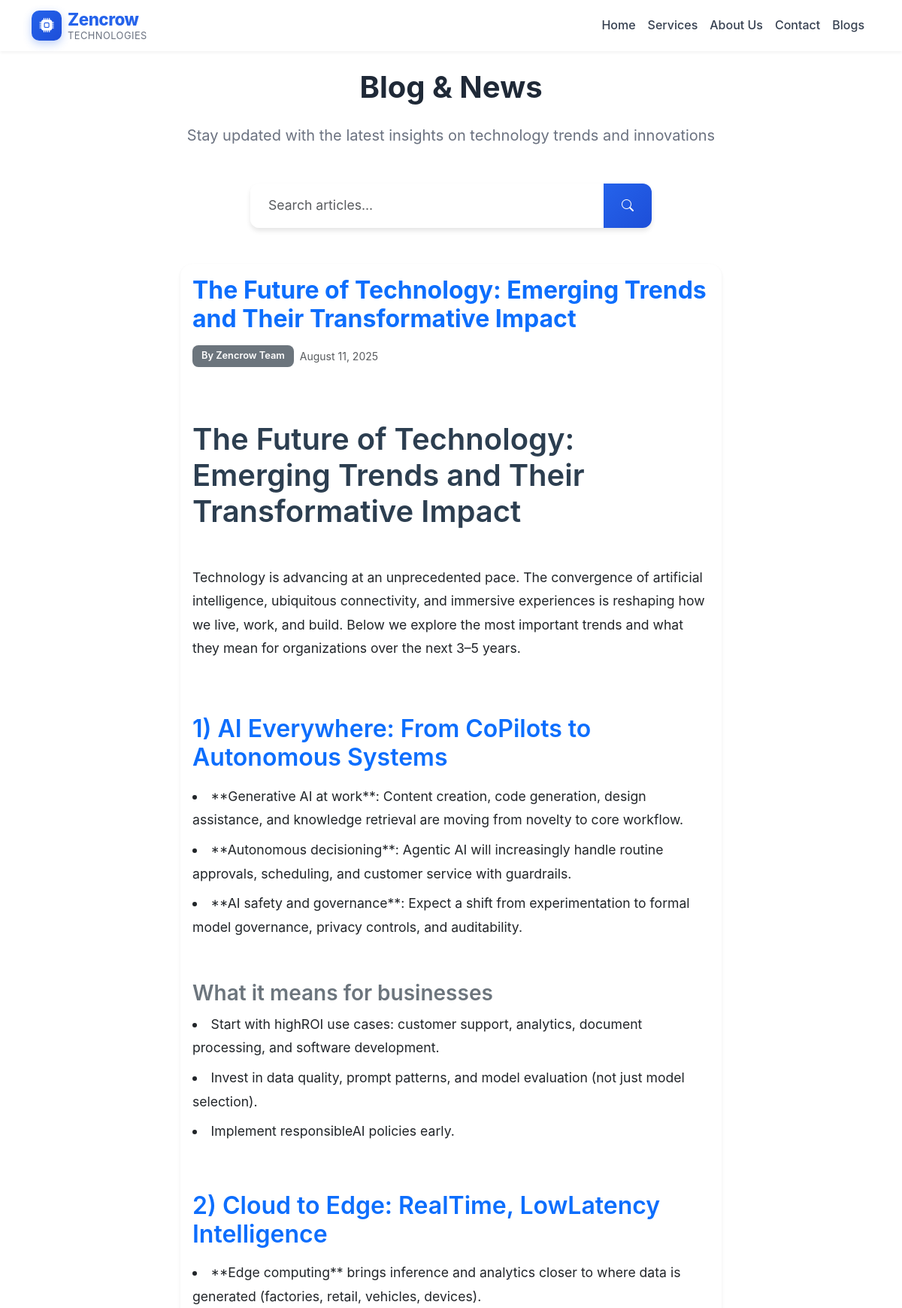
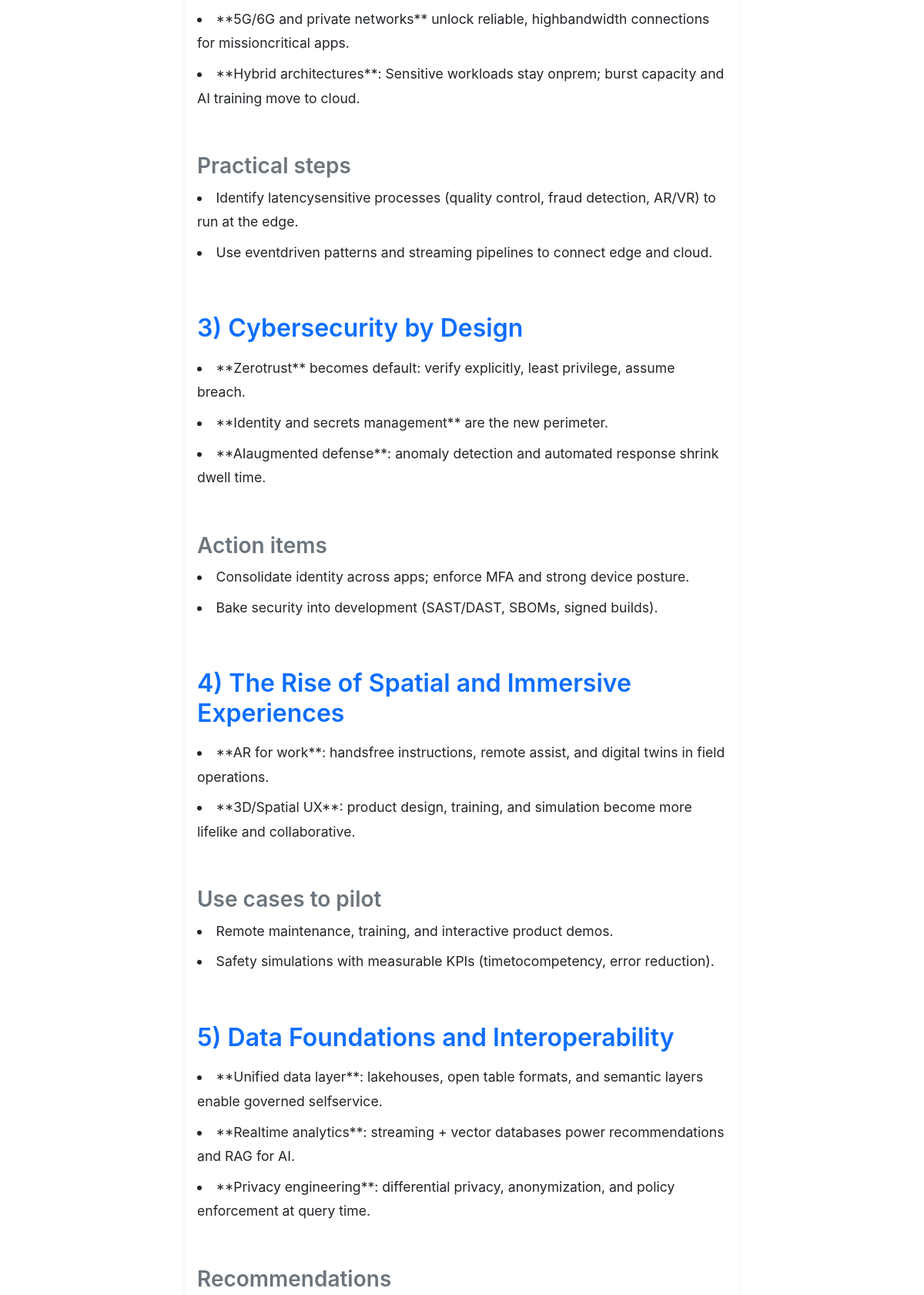
Screenshot of /blog/ (upper part) with the database file from the repository (2 pictures, top to bottom).
### app/models.py (models this page shows, shortened)
class Post(db.Model):
    id = db.Column(db.Integer, primary_key=True)
    title = db.Column(db.String(200))
    content = db.Column(db.Text)
    author = db.Column(db.String(100))
    date_posted = db.Column(db.DateTime, default=datetime.utcnow)

### app/routes/blog.py (the view)
@bp.route('/')
def index():
    search_query = request.args.get('search', '').strip()
    if search_query:
        posts = Post.query.filter(
            (Post.title.ilike(f'%{search_query}%')) |
            (Post.content.ilike(f'%{search_query}%'))
        ).order_by(Post.date_posted.desc()).all()
    else:
        posts = Post.query.order_by(Post.date_posted.desc()).all()
    return render_template('blog/index.html', posts=posts, search_query=search_query)

### app/templates/blog/index.html (shortened to what this page needs)
{% extends "base.html" %}
{% block content %}
<div class="container">
    <div class="row">
        <div class="col-12">
            <h1 class="mb-4 text-center">Blog & News</h1>
            <p class="lead text-center mb-5">Stay updated with the latest insights on technology trends and innovations</p>
            <div class="row justify-content-center mb-5">
                <div class="col-lg-6">
                    <form method="GET" action="{{ url_for('blog.index') }}" class="search-form">
                        <div class="input-group">
                            <input type="text"
                                   class="form-control form-control-lg"
                                   name="search"
                                   placeholder="Search articles..."
                                   value="{{ search_query or '' }}">
                            <button class="btn btn-primary" type="submit">
                                <i class="bi bi-search"></i>
                            </button>
                        </div>
                    </form>
                </div>
            </div>
        </div>
    </div>
    {% if posts %}
        <div class="row g-4">
            {% for post in posts %}
            <div class="col-lg-8 mx-auto">
                <div class="card shadow-sm h-100">
                    <div class="card-body">
                        <h2 class="card-title text-primary mb-3">{{ post.title }}</h2>
                        <div class="d-flex align-items-center mb-3">
                            <span class="badge bg-secondary me-2">By {{ post.author }}</span>
                            <small class="text-muted">{{ post.date_posted.strftime('%B %d, %Y') }}</small>
                        </div>
                        <div class="blog-content">
                            {% set content_lines = post.content.split('\n') %}
                            {% for line in content_lines %}
                                {% if line.startswith('# ') %}
                                    <h1 class="mt-4 mb-3">{{ line[2:] }}</h1>
                                {% elif line.startswith('## ') %}
                                    <h2 class="mt-4 mb-3 text-primary">{{ line[3:] }}</h2>
                                {% elif line.startswith('### ') %}
                                    <h3 class="mt-3 mb-2 text-secondary">{{ line[4:] }}</h3>
                                {% elif line.startswith('- **') and line.endswith('**') %}
                                    <li class="mb-2"><strong>{{ line[4:-2] }}</strong></li>
                                {% elif line.startswith('- ') %}
                                    <li class="mb-2">{{ line[2:] }}</li>
                                {% elif line.startswith('1. **') and line.endswith('**') %}
                                    <li class="mb-2"><strong>{{ line[3:-2] }}</strong></li>
                                {% elif line.startswith('1. ') %}
                                    <li class="mb-2">{{ line[3:] }}</li>
                                {% elif line.startswith('---') %}
                                    <hr class="my-4">
                                {% elif line.strip() == '' %}
                                    <br>
                                {% elif line.startswith('*') and line.endswith('*') %}
                                    <p class="text-muted fst-italic">{{ line[1:-1] }}</p>
                                {% else %}
                                    <p class="mb-3">{{ line }}</p>
                                {% endif %}
                            {% endfor %}
                        </div>
                    </div>
                </div>
            </div>
            {% endfor %}
        </div>
    {% endif %}
</div>
{% endblock %}

### app/templates/base.html (shortened to what this page needs)
<!DOCTYPE html>
<html lang="en">
<head>
    <link href="https://cdn.jsdelivr.net/npm/bootstrap@5.3.0/dist/css/bootstrap.min.css" rel="stylesheet">
    <link href="https://cdn.jsdelivr.net/npm/bootstrap-icons@1.10.0/font/bootstrap-icons.css" rel="stylesheet">
    <link rel="stylesheet" href="{{ url_for('static', filename='css/style.css') }}">
</head>
<body>
    <nav class="navbar navbar-expand-lg navbar-light bg-light">
        <div class="container">
            <a class="navbar-brand d-flex align-items-center" href="{{ url_for('main.index') }}">
                <div class="logo-icon me-2">
                    <i class="bi bi-cpu-fill"></i>
                </div>
                <div class="logo-text">
                    <span class="logo-primary">Zencrow</span>
                    <span class="logo-secondary">Technologies</span>
                </div>
            </a>
            <div class="collapse navbar-collapse" id="navbarNav">
                <ul class="navbar-nav ms-auto">
                    <li class="nav-item">
                        <a class="nav-link" href="{{ url_for('main.index') }}">Home</a>
                    </li>
                    <li class="nav-item">
                        <a class="nav-link" href="{{ url_for('services.index') }}">Services</a>
                    </li>
                    <li class="nav-item">
                        <a class="nav-link" href="{{ url_for('about.index') }}">About Us</a>
                    </li>
                    <li class="nav-item">
                        <a class="nav-link" href="{{ url_for('contact.index') }}">Contact</a>
                    </li>
                    <li class="nav-item">
                        <a class="nav-link" href="{{ url_for('blog.index') }}">Blogs</a>
                    </li>
                </ul>
            </div>
        </div>
    </nav>
    <main class="container my-4">
        {% block content %}{% endblock %}
    </main>
</body>
</html>

### app/static/css/style.css (style rules this page uses)
body { font-family: 'Inter', system-ui, -apple-system, sans-serif; display: flex; flex-direction: column; min-height: 100vh; line-height: 1.6; color: #1f2937; }
main { flex: 1; }
.navbar { box-shadow: 0 2px 4px rgba(0,0,0,.05); background: rgba(255, 255, 255, 0.95) !important; backdrop-filter: blur(10px); transition: all 0.3s ease; }
.navbar-brand { font-weight: 700; color: #2563eb !important; font-size: 1.5rem; }
.navbar-nav .nav-link { font-weight: 500; color: #374151 !important; transition: all 0.3s ease; position: relative; }
.navbar-nav .nav-link::after { content: ''; position: absolute; bottom: 0; left: 50%; width: 0; height: 2px; background: #2563eb; transition: all 0.3s ease; transform: translateX(-50%); }
.logo-icon { display: flex; align-items: center; justify-content: center; width: 40px; height: 40px; background: linear-gradient(135deg, #2563eb 0%, #1d4ed8 100%); border-radius: 10px; color: white; font-size: 1.2rem; transition: all 0.3s ease; box-shadow: 0 4px 12px rgba(37, 99, 235, 0.3); }
.logo-text { display: flex; flex-direction: column; line-height: 1.2; }
.logo-primary { font-weight: 800; font-size: 1.4rem; color: #2563eb; letter-spacing: -0.5px; }
.logo-secondary { font-weight: 400; font-size: 0.8rem; color: #6b7280; letter-spacing: 0.5px; text-transform: uppercase; }
.card { border: none; box-shadow: 0 4px 6px rgba(0,0,0,.05); transition: all 0.3s ease; border-radius: 1rem; overflow: hidden; }
.btn { border-radius: 0.5rem; font-weight: 500; transition: all 0.3s ease; border: none; position: relative; overflow: hidden; }
.btn::before { content: ''; position: absolute; top: 0; left: -100%; width: 100%; height: 100%; background: linear-gradient(90deg, transparent, rgba(255,255,255,0.2), transparent); transition: left 0.5s; }
.btn-primary { background: linear-gradient(135deg, #2563eb 0%, #1d4ed8 100%); border: none; padding: 0.75rem 1.5rem; }
h1, h2, h3, h4, h5, h6 { font-weight: 700; color: #1f2937; }
.lead { font-size: 1.25rem; font-weight: 400; color: #6b7280; }
.form-control { border: 2px solid #e5e7eb; border-radius: 0.5rem; padding: 0.75rem 1rem; transition: all 0.3s ease; font-size: 1rem; }
.form-control-lg { padding: 1rem 1.25rem; font-size: 1.1rem; }
.badge { font-weight: 600; padding: 0.5rem 0.75rem; border-radius: 0.5rem; }

### rows the page displays
Post: title "The Future of Technology: Emerging Trends and Their Transformative Impact", author "Zencrow Team", date_posted "August 11, 2025", line "The Future of Technology: Emerging Trends and Their Transformative Impact", content_lines "Technology is advancing at an unprecedented pace. The convergence of artificial intelligence, ubiquitous connectivity, and immersive experiences is reshaping how we live, work, and build. Below we explore the most important trends and what they mean for organizations over the next 3–5 years.", line "1) AI Everywhere: From CoPilots to Autonomous Systems" "2) Cloud to Edge: RealTime, LowLatency Intelligence" "3) Cybersecurity by Design" "4) The Rise of Spatial and Immersive Experiences" "5) Data Foundations and Interoperability", line "**Generative AI at work**: Content creation, code generation, design assistance, and knowledge retrieval are moving from novelty to core workflow." "**Autonomous decisioning**: Agentic AI will increasingly handle routine approvals, scheduling, and customer service with guardrails." "**AI safety and governance**: Expect a shift from experimentation to formal model governance, privacy controls, and auditability." "Start with highROI use cases: customer support, analytics, document processing, and software development." "Invest in data quality, prompt patterns, and model evaluation (not just model selection)." "Implement responsibleAI policies early." "**Edge computing** brings inference and analytics closer to where data is generated (factories, retail, vehicles, devices)." "**5G/6G and private networks** unlock reliable, highbandwidth connections for missioncritical apps." "**Hybrid architectures**: Sensitive workloads stay onprem; burst capacity and AI training move to cloud." "Identify latencysensitive processes (quality control, fraud detection, AR/VR) to run at the edge." "Use eventdriven patterns and streaming pipelines to connect edge and cloud." "**Zerotrust** becomes default: verify explicitly, least privilege, assume breach." "**Identity and secrets management** are the new perimeter." "**AIaugmented defense**: anomaly detection and automated response shrink dwell time." "Consolidate identity across apps; enforce MFA and strong device posture." "Bake security into development (SAST/DAST, SBOMs, signed builds)." "**AR for work**: handsfree instructions, remote assist, and digital twins in field operations." "**3D/Spatial UX**: product design, training, and simulation become more lifelike and collaborative." "Remote maintenance, training, and interactive product demos." "Safety simulations with measurable KPIs (timetocompetency, error reduction)." "**Unified data layer**: lakehouses, open table formats, and semantic layers enable governed selfservice." "**Realtime analytics**: streaming + vector databases power recommendations and RAG for AI." "**Privacy engineering**: differential privacy, anonymization, and policy enforcement at query time.", line "What it means for businesses" "Practical steps" "Action items" "Use cases to pilot" "Recommendations"
